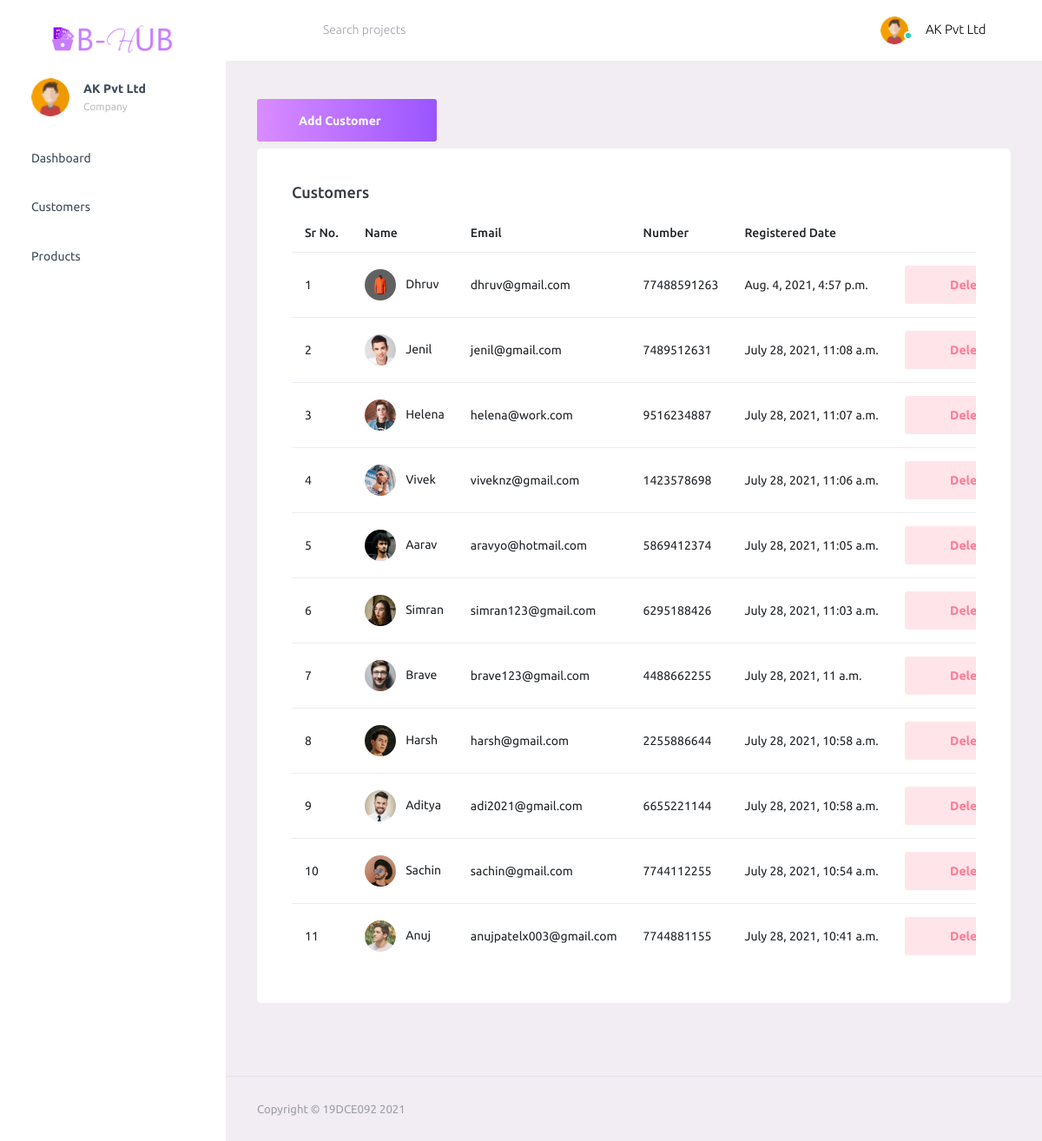
The app's page /customer/ (signed in) with its own data.
### app1/models.py (models this page shows, shortened)
class Company_Details(models.Model):
    company_name = models.CharField(default="",blank=True,null=True,max_length=250)
    company_email = models.EmailField(default="",blank=True,null=True,max_length=250)
    company_number = models.PositiveIntegerField(default=0,blank=True,null=True)
    company_address = models.TextField(default="")
    company_password = models.CharField(default="",blank=True,null=True,max_length=250)
    company_regdate = models.DateField(auto_now=True,blank=True,null=True)
    company_profile = models.ImageField(upload_to="CompanyProfile/",default="",blank=True,null=True,max_length=300)

class Company_customer(models.Model):
    comp = models.ForeignKey('Company_Details',on_delete=models.CASCADE,blank=True,null=True)
    customer_name = models.CharField(default="",blank=True,null=True,max_length=250)
    customer_email = models.EmailField(default="",blank=True,null=True,max_length=250)
    customer_number = models.PositiveIntegerField(default="",blank=True,null=True)
    customer_address1 = models.TextField(default="")
    customer_address2 = models.TextField(default="")
    customer_password = models.CharField(default="",blank=True,null=True,max_length=250)
    customer_regdate = models.DateTimeField(auto_now_add=True,blank=True,null=True)
    customer_profile = models.ImageField(upload_to="CustomerProfile/",default="",blank=True,null=True,max_length=300)

### app1/views.py (the view, shortened to what this page needs)
# urls.py: path('customer/',customer_page,name='customer'),
def customer_page(request):
     if 'comp_user' in request.session.keys():
        user = Company_Details.objects.get(id = int( request.session['comp_user']))
        cust = Company_customer.objects.filter(comp = user)
        return render(request,'dashboard/customer.html',{'USER':user,'cust':cust})
     else:
         return redirect('login')

### app1/templates/dashboard/customer.html (shortened to what this page needs)
{% extends 'base/dashboardbase.html' %}
{% load static %}
{% block maincontent %}
<div class="content-wrapper">
                    <button type="button" class="btn btn-gradient-primary btn-lg mb-2" id="collapsebtn">Add Customer <i class="mdi mdi-account-plus"></i></button>
                    <div class="row">
                        <div class="col-12 grid-margin" id="collapsetable">
                            <div class="card">
                                <div class="card-body">
                                    <h4 class="card-title">Customers <i class="mdi mdi-account-multiple menu-icon"></i></h4>
                                    <div class="table-responsive">
                                        <table class="table">
                                            <thead>
                                                <tr>
                                                    <th> Sr No. </th>
                                                    <th> Name </th>
                                                    <th> Email </th>
                                                    <th> Number </th>
                                                    <th> Registered Date </th>
                                                    <th> </th>
                                                </tr>
                                            </thead>
                                            <tbody>
                                            {% for i in cust reversed  %}
                                                <tr>
                                                    <td> {{ forloop.counter }} </td>
                                                    <td>
                                                    {% if i.customer_profile %}
                                                        <img src={{ i.customer_profile.url }} class="mr-2" alt="image">
                                                    {% else %}
                                                        <img class="mr-2" alt="No image!">
                                                    {% endif %}
                                                    {{  i.customer_name }} </td>
                                                    <td> {{ i.customer_email }} </td>
                                                    <td> {{ i.customer_number }} </td>
                                                    <td> {{ i.customer_regdate }} </td>
                                                    <td> <a href="{% url 'deletecustomer' i.id %}" class="btn btn-inverse-danger btn-fw"> Delete </a> </td>
                                                </tr>
                                            {% endfor %}
                                            </tbody>
                                        </table>
                                    </div>
                                </div>
                            </div>
                        </div>
                    </div>
                </div>
{% endblock maincontent %}

### app1/templates/base/dashboardbase.html (shortened to what this page needs)
{% load static %}
<!DOCTYPE html>
<html lang="en">
<head>
    <link rel="stylesheet" href="{% static 'dashboard/vendors/mdi/css/materialdesignicons.min.css' %}">
    <link rel="stylesheet" href="{% static 'dashboard/vendors/css/vendor.bundle.base.css' %}">
    <link rel="stylesheet" href="{% static 'dashboard/css/style.css' %}">
    <link rel="stylesheet" href="{% static 'dashboard/css/customstyle.css' %}">
</head>
<body>
    <div class="container-scroller">
        <nav class="navbar default-layout-navbar col-lg-12 col-12 p-0 fixed-top d-flex flex-row">
            <div class="text-center navbar-brand-wrapper d-flex align-items-center justify-content-center">
                <a class="navbar-brand brand-logo" href="{% url 'dashboard' %}"><img src="{% static 'dashboard/images/Group 13.svg' %}" alt="logo" /></a>
            </div>
            <div class="navbar-menu-wrapper d-flex align-items-stretch">
                <button class="navbar-toggler navbar-toggler align-self-center" type="button" data-toggle="minimize">
            <span class="mdi mdi-menu"></span>
          </button>
                <div class="search-field d-none d-md-block">
                    <form class="d-flex align-items-center h-100" action="#">
                        <div class="input-group">
                            <div class="input-group-prepend bg-transparent">
                                <i class="input-group-text border-0 mdi mdi-magnify"></i>
                            </div>
                            <input type="text" class="form-control bg-transparent border-0" placeholder="Search projects">
                        </div>
                    </form>
                </div>
                <ul class="navbar-nav navbar-nav-right">
                    <li class="nav-item nav-profile dropdown">
                        <a class="nav-link dropdown-toggle" id="profileDropdown" href="#" data-toggle="dropdown" aria-expanded="false">
                            <div class="nav-profile-img">
                            {% if USER.company_profile  %}
                                <img src={{ USER.company_profile.url }} alt="image">
                            {% else %}
                                <img alt="image">
                            {% endif %}
                                <span class="availability-status online"></span>
                            </div>
                            <div class="nav-profile-text">
                                <p class="mb-1 text-black">{{ USER.company_name }}</p>
                            </div>
                        </a>
                    </li>
                </ul>
            </div>
        </nav>
        <div class="container-fluid page-body-wrapper">
            <nav class="sidebar sidebar-offcanvas" id="sidebar">
                <ul class="nav">
                    <li class="nav-item nav-profile">
                        <a href="{% url 'error500' %}" class="nav-link">
                            <div class="nav-profile-image">
                            {% if USER.company_profile %}
                            <img src={{ USER.company_profile.url }} alt="profile">
                            {% else %}
                            <img alt="profile">
                            {% endif %}
                            </div>
                            <div class="nav-profile-text d-flex flex-column">
                                <span class="font-weight-bold mb-2"> {{ USER.company_name }} </span>
                                <span class="text-secondary text-small">Company</span>
                            </div>
                            <i class="ml-2 mdi mdi-bookmark-check text-success nav-profile-badge"></i>
                        </a>
                    </li>
                    <li class="nav-item">
                        <a class="nav-link" href="{% url 'dashboard' %}">
                            <span class="menu-title">Dashboard</span>
                            <i class="mdi mdi-home menu-icon"></i>
                        </a>
                    </li>
                    <li class="nav-item">
                        <a class="nav-link" href="{% url 'customer' %}">
                            <span class="menu-title">Customers</span>
                            <i class="mdi mdi-account-multiple menu-icon"></i>
                        </a>
                    </li>
                    <li class="nav-item">
                        <a class="nav-link" href="{% url 'products' %}">
                            <span class="menu-title">Products</span>
                            <i class="mdi mdi-basket menu-icon"></i>
                        </a>
                    </li>
                </ul>
            </nav>
            <div class="main-panel">
                {% block maincontent %}
                {% endblock maincontent %}
                <footer class="footer">
                    <div class="container-fluid clearfix">
                        <span class="text-muted d-block text-center text-sm-left d-sm-inline-block">Copyright © 19DCE092 2021</span>
                    </div>
                </footer>
            </div>
        </div>
    </div>
</body>
</html>

### app1/static/dashboard/css/customstyle.css (style rules this page uses)
#collapsetable { display: block; }

### records on screen
Company_Details: company_profile (picture), company_name "AK Pvt Ltd"
Company_customer: customer_profile (picture), customer_name "Dhruv", customer_email "dhruv@gmail.com", customer_number "77488591263", customer_regdate "Aug. 4, 2021, 4:57 p.m."
Company_customer: customer_profile (picture), customer_name "Jenil", customer_email "jenil@gmail.com", customer_number "7489512631", customer_regdate "July 28, 2021, 11:08 a.m."
Company_customer: customer_profile (picture), customer_name "Helena", customer_email "helena@work.com", customer_number "9516234887", customer_regdate "July 28, 2021, 11:07 a.m."
Company_customer: customer_profile (picture), customer_name "Vivek", customer_email "viveknz@gmail.com", customer_number "1423578698", customer_regdate "July 28, 2021, 11:06 a.m."
Company_customer: customer_profile (picture), customer_name "Aarav", customer_email "aravyo@hotmail.com", customer_number "5869412374", customer_regdate "July 28, 2021, 11:05 a.m."
Company_customer: customer_profile (picture), customer_name "Simran", customer_email "simran123@gmail.com", customer_number "6295188426", customer_regdate "July 28, 2021, 11:03 a.m."
Company_customer: customer_profile (picture), customer_name "Brave", customer_email "brave123@gmail.com", customer_number "4488662255", customer_regdate "July 28, 2021, 11 a.m."
Company_customer: customer_profile (picture), customer_name "Harsh", customer_email "harsh@gmail.com", customer_number "2255886644", customer_regdate "July 28, 2021, 10:58 a.m."
Company_customer: customer_profile (picture), customer_name "Aditya", customer_email "adi2021@gmail.com", customer_number "6655221144", customer_regdate "July 28, 2021, 10:58 a.m."
Company_customer: customer_profile (picture), customer_name "Sachin", customer_email "sachin@gmail.com", customer_number "7744112255", customer_regdate "July 28, 2021, 10:54 a.m."
Company_customer: customer_profile (picture), customer_name "Anuj", customer_email "anujpatelx003@gmail.com", customer_number "7744881155", customer_regdate "July 28, 2021, 10:41 a.m."
